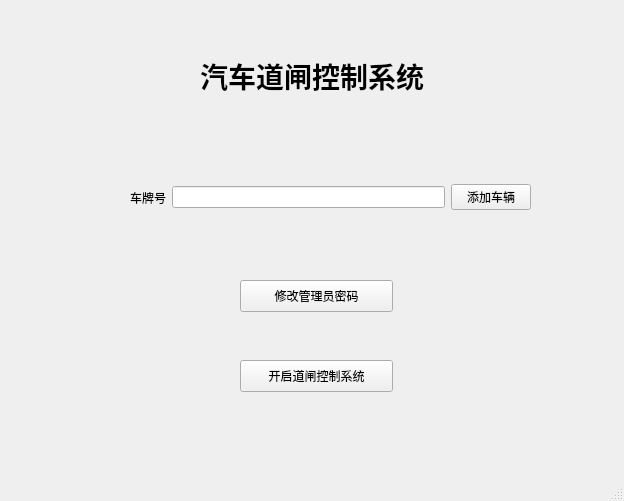
<?xml version="1.0" encoding="UTF-8"?>
<ui version="4.0">
 <class>MainWindow</class>
 <widget class="QMainWindow" name="MainWindow">
  <property name="geometry">
   <rect>
    <x>0</x>
    <y>0</y>
    <width>624</width>
    <height>501</height>
   </rect>
  </property>
  <property name="minimumSize">
   <size>
    <width>624</width>
    <height>501</height>
   </size>
  </property>
  <property name="maximumSize">
   <size>
    <width>624</width>
    <height>501</height>
   </size>
  </property>
  <property name="windowTitle">
   <string>汽车道闸控制系统</string>
  </property>
  <widget class="QWidget" name="centralwidget">
   <widget class="PrimaryPushButton" name="runsys">
    <property name="geometry">
     <rect>
      <x>240</x>
      <y>360</y>
      <width>153</width>
      <height>32</height>
     </rect>
    </property>
    <property name="text">
     <string>开启道闸控制系统</string>
    </property>
   </widget>
   <widget class="TitleLabel" name="TitleLabel">
    <property name="geometry">
     <rect>
      <x>200</x>
      <y>50</y>
      <width>231</width>
      <height>51</height>
     </rect>
    </property>
    <property name="font">
     <font>
      <family>宋体</family>
      <pointsize>21</pointsize>
      <bold>true</bold>
     </font>
    </property>
    <property name="text">
     <string>汽车道闸控制系统</string>
    </property>
   </widget>
   <widget class="PrimaryPushButton" name="mpass">
    <property name="geometry">
     <rect>
      <x>240</x>
      <y>280</y>
      <width>153</width>
      <height>32</height>
     </rect>
    </property>
    <property name="text">
     <string>修改管理员密码</string>
    </property>
   </widget>
   <widget class="QWidget" name="">
    <property name="geometry">
     <rect>
      <x>130</x>
      <y>180</y>
      <width>401</width>
      <height>35</height>
     </rect>
    </property>
    <layout class="QHBoxLayout" name="horizontalLayout">
     <item>
      <widget class="BodyLabel" name="BodyLabel">
       <property name="text">
        <string>车牌号</string>
       </property>
      </widget>
     </item>
     <item>
      <widget class="LineEdit" name="carLineEdit"/>
     </item>
     <item>
      <widget class="PushButton" name="addcar">
       <property name="text">
        <string>添加车辆</string>
       </property>
      </widget>
     </item>
    </layout>
   </widget>
  </widget>
  <widget class="QMenuBar" name="menubar">
   <property name="geometry">
    <rect>
     <x>0</x>
     <y>0</y>
     <width>624</width>
     <height>22</height>
    </rect>
   </property>
  </widget>
  <widget class="QStatusBar" name="statusbar"/>
 </widget>
 <customwidgets>
  <customwidget>
   <class>PushButton</class>
   <extends>QPushButton</extends>
   <header>qfluentwidgets</header>
  </customwidget>
  <customwidget>
   <class>PrimaryPushButton</class>
   <extends>PushButton</extends>
   <header>qfluentwidgets</header>
  </customwidget>
  <customwidget>
   <class>BodyLabel</class>
   <extends>QLabel</extends>
   <header>qfluentwidgets</header>
  </customwidget>
  <customwidget>
   <class>TitleLabel</class>
   <extends>QLabel</extends>
   <header>qfluentwidgets</header>
  </customwidget>
  <customwidget>
   <class>LineEdit</class>
   <extends>QLineEdit</extends>
   <header>qfluentwidgets</header>
  </customwidget>
 </customwidgets>
 <resources/>
 <connections/>
</ui>
